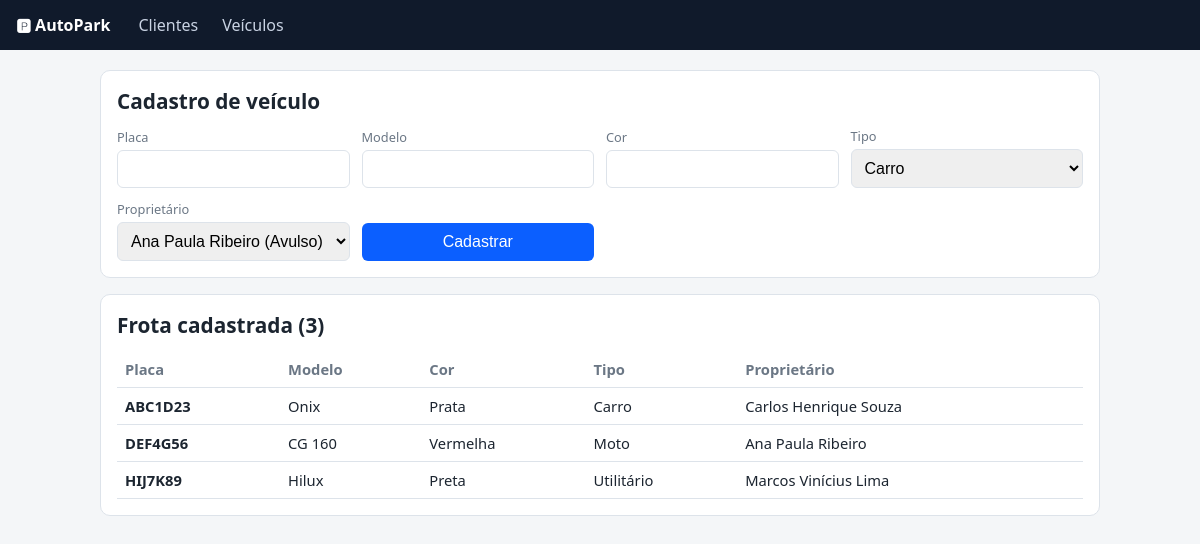
/php/veiculos.php, run on the app's committed database.
### tables this page shows
CREATE TABLE IF NOT EXISTS veiculos (
    placa         VARCHAR(10) NOT NULL,
    modelo        VARCHAR(60) NULL,
    cor           VARCHAR(30) NULL,
    tipo_veiculo  ENUM('Carro','Moto','Utilitário') NOT NULL DEFAULT 'Carro',
    id_cliente    INT NOT NULL,
    PRIMARY KEY (placa),
    CONSTRAINT fk_veiculo_cliente FOREIGN KEY (id_cliente)
        REFERENCES clientes (id_cliente),
    CONSTRAINT fk_veiculo_tarifa FOREIGN KEY (tipo_veiculo)
        REFERENCES tarifas (tipo_veiculo)
);

CREATE TABLE IF NOT EXISTS clientes (
    id_cliente  INT AUTO_INCREMENT,
    nome        VARCHAR(120) NOT NULL,
    cpf         VARCHAR(14)  NULL,
    telefone    VARCHAR(20)  NULL,
    tipo        ENUM('Mensalista','Avulso') NOT NULL DEFAULT 'Avulso',
    PRIMARY KEY (id_cliente),
    UNIQUE KEY ux_clientes_cpf (cpf)
);

### php/veiculos.php (the view, shortened to what this page needs)
<?php
require __DIR__ . '/config.php';
$tipos = ['Carro', 'Moto', 'Utilitário'];
$clientes = db()->query('SELECT id_cliente, nome, tipo FROM clientes ORDER BY nome')->fetchAll();
$lista = db()->query(
    'SELECT v.placa, v.modelo, v.cor, v.tipo_veiculo, c.nome
     FROM veiculos v JOIN clientes c ON c.id_cliente = v.id_cliente ORDER BY v.placa'
)->fetchAll();
cabecalho('Veículos');
?>
<div class="card">
  <h1>Cadastro de veículo</h1>
  <form method="post" autocomplete="off">
    <label>Placa<input name="placa" required maxlength="10" style="text-transform:uppercase" value="<?= h($_POST['placa'] ?? '') ?>"></label>
    <label>Modelo<input name="modelo" maxlength="60" value="<?= h($_POST['modelo'] ?? '') ?>"></label>
    <label>Cor<input name="cor" maxlength="30" value="<?= h($_POST['cor'] ?? '') ?>"></label>
    <label>Tipo
      <select name="tipo_veiculo">
        <?php foreach ($tipos as $t): ?><option><?= h($t) ?></option><?php endforeach; ?>
      </select>
    </label>
    <label>Proprietário
      <select name="id_cliente" required>
        <?php foreach ($clientes as $c): ?>
          <option value="<?= (int) $c['id_cliente'] ?>"><?= h($c['nome']) ?> (<?= h($c['tipo']) ?>)</option>
        <?php endforeach; ?>
      </select>
    </label>
    <button type="submit">Cadastrar</button>
  </form>
</div>
<div class="card">
  <h1>Frota cadastrada (<?= count($lista) ?>)</h1>
  <table>
    <tr><th>Placa</th><th>Modelo</th><th>Cor</th><th>Tipo</th><th>Proprietário</th></tr>
    <?php foreach ($lista as $v): ?>
      <tr><td><b><?= h($v['placa']) ?></b></td><td><?= h($v['modelo']) ?></td><td><?= h($v['cor']) ?></td>
          <td><?= h($v['tipo_veiculo']) ?></td><td><?= h($v['nome']) ?></td></tr>
    <?php endforeach; ?>
  </table>
</div>
<?php rodape();

### php/config.php (shortened to what this page needs)
<?php
function db(): PDO
{
    static $pdo = null;
    if ($pdo instanceof PDO) {
        return $pdo;
    }
    $dsn = getenv('AUTOPARK_DSN') ?: sprintf(
        'mysql:host=%s;port=%s;dbname=%s;charset=utf8mb4',
        getenv('DB_HOST') ?: 'localhost',
        getenv('DB_PORT') ?: '3306',
        getenv('DB_NAME') ?: 'autopark'
    );
    $pdo = new PDO($dsn, getenv('DB_USER') ?: 'root', getenv('DB_PASSWORD') ?: '', [
        PDO::ATTR_ERRMODE            => PDO::ERRMODE_EXCEPTION,
        PDO::ATTR_DEFAULT_FETCH_MODE => PDO::FETCH_ASSOC,
        PDO::ATTR_EMULATE_PREPARES   => false,
    ]);
    return $pdo;
}
function h(?string $s): string
{
    return htmlspecialchars((string) $s, ENT_QUOTES, 'UTF-8');
}
function cabecalho(string $titulo): void
{
    ?><!doctype html>
<html lang="pt-BR"><head><meta charset="utf-8">
</head><body>
<nav><b>🅿 AutoPark</b><a href="clientes.php">Clientes</a><a href="veiculos.php">Veículos</a></nav>
<main>
<?php
}
function rodape(): void
{
    echo "</main></body></html>";
}

### php/config.php (style rules this page uses)
body { margin:0;font-family:system-ui,sans-serif;background:#f4f6f8;color:#1c2530 }
nav { background:#101a2b;padding:0 16px }
nav b { color:#fff;margin-right:16px;display:inline-block;padding:14px 0 }
nav a { color:#c9d3e3;text-decoration:none;padding:14px 12px;display:inline-block }
main { max-width:1000px;margin:20px auto;padding:0 16px }
.card { background:#fff;border:1px solid #dde3ea;border-radius:10px;padding:16px;margin-bottom:16px }
h1 { font-size:1.3rem;margin:0 0 12px }
form { display:grid;grid-template-columns:repeat(auto-fit,minmax(190px,1fr));gap:12px;align-items:end }
label { display:flex;flex-direction:column;font-size:.8rem;color:#6b7785;gap:4px }
input,select { padding:9px;border:1px solid #dde3ea;border-radius:6px;font-size:1rem }
button { background:#0b5fff;color:#fff;border:0;padding:10px 16px;border-radius:6px;font-size:1rem;cursor:pointer }
table { width:100%;border-collapse:collapse }
th,td { text-align:left;padding:8px;border-bottom:1px solid #dde3ea;font-size:.92rem }
th { color:#6b7785 }

### data on the page
veiculos: placa "ABC1D23", modelo "Onix", cor "Prata", tipo_veiculo "Carro", id_cliente.nome "Carlos Henrique Souza"
veiculos: placa "DEF4G56", modelo "CG 160", cor "Vermelha", tipo_veiculo "Moto", id_cliente.nome "Ana Paula Ribeiro"
veiculos: placa "HIJ7K89", modelo "Hilux", cor "Preta", tipo_veiculo "Utilitário", id_cliente.nome "Marcos Vinícius Lima"

### other printed values
count($lista) "3"
form field tipo_veiculo "Carro"
form field id_cliente "Ana Paula Ribeiro (Avulso)"
